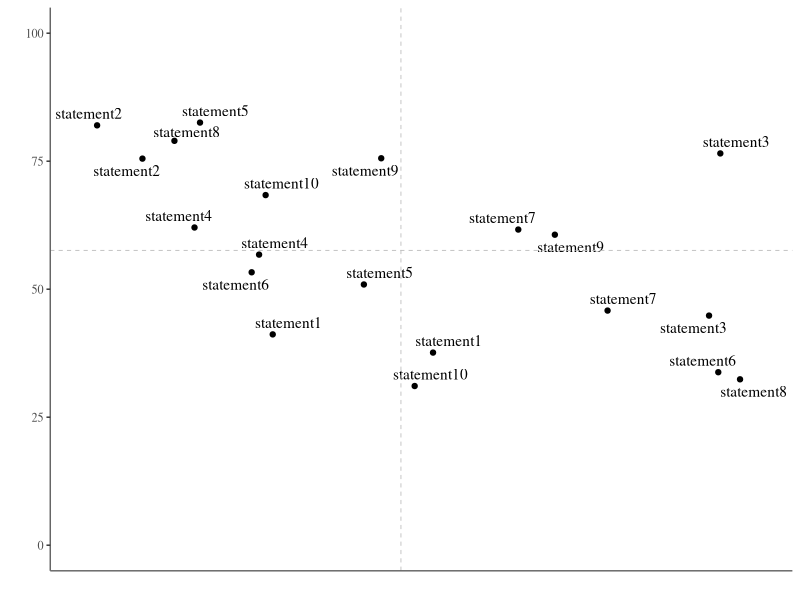

Generate this figure with R:
library(tidyverse)
library(ggthemes)
library(ggrepel)


# Build dummy data --------------------------------------------------------

# this is the result data from RWA analysis.. + topbox values + attribute items
df <- data_frame(country = c(rep("SE", 10), rep("NO", 10)),
                 importance = runif(20, 0, 1),
                 performance = runif(20, .3, .9),
                 itemtext = rep(c('statement1','statement2','statement3','statement4',
                              'statement5','statement6','statement7','statement8',
                              'statement9','statement10'),2))


# comment.. all below down to plot should be possible to split on country etc. 
# So for each run we get the cross df (to place the cross on plot)


# A leaner plot ------------------------------------------------
ggplot(data = df) +
    theme_tufte() +
    geom_point(aes(x = importance, y = performance * 100)) +
    geom_text_repel(aes(x = importance, y = performance * 100, 
                             label = itemtext, family = "serif")) +
    guides(color = FALSE) +
    scale_color_gradient() +
    theme(axis.line.x = element_line(color = "grey40"),
          axis.line.y = element_line(color = "grey40"),
          axis.text.x=element_blank(),
          axis.ticks.x = element_blank()) +
    scale_x_continuous(limits = c(0,1)) +
    scale_y_continuous(limits = c(0,100)) +
    xlab(label = "") + ylab(label = "") + # Timmy don't want labels....
    geom_vline(aes(xintercept = mean(importance, na.rm = TRUE)), 
               color = "grey", linetype = 2, size = 0.3) +
    geom_hline(aes(yintercept = mean(performance, na.rm = TRUE) * 100), 
               color = "grey", linetype = 2, size = 0.3)

